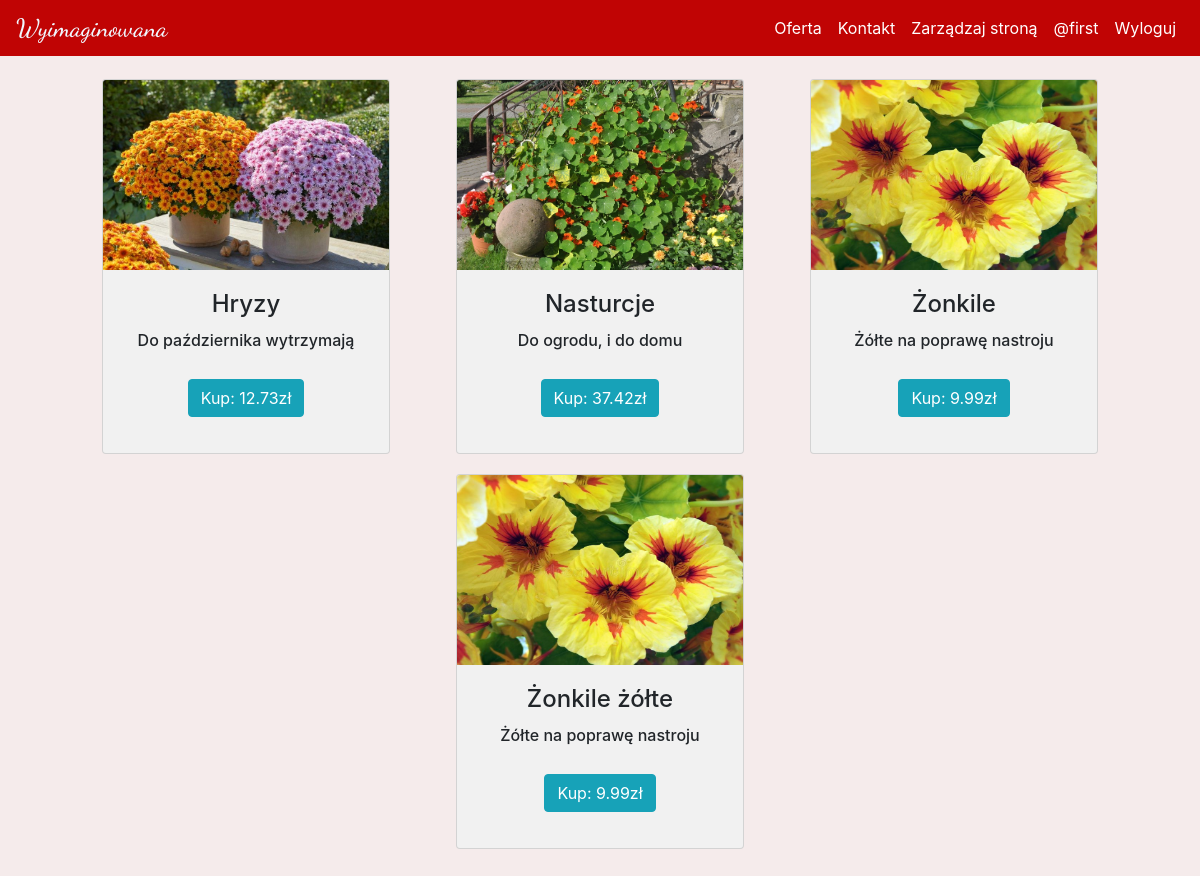
/oferta/Kwiaty/5 (signed in), run on the app's committed database.
### kwiaciarnia/models.py (models this page shows, shortened)
class User(db.Model, UserMixin):
    id = db.Column(db.Integer(), primary_key=True)
    username = db.Column(db.String(length=64), nullable= False, unique=True)
    email = db.Column(db.String(), nullable= False, unique=True)
    password_hash = db.Column(db.String(length=16), nullable= False)
    is_admin = db.Column(db.Boolean(), default=False)
    @property
    def password(self):
        return self.password

class Products(db.Model):
    id = db.Column(db.Integer(), primary_key=True)
    category = db.Column(db.Integer(), db.ForeignKey('product_category.id'))
    name = db.Column(db.String(), unique=True)
    description = db.Column(db.String())
    price = db.Column(db.Integer())

### kwiaciarnia/routes.py (the view, shortened to what this page needs)
@app.route('/oferta/<cat_name>/<id>', methods=["GET", "POST"])
def products(cat_name, id):
    products = Products.query.filter_by(category=id).all()
    products_category = Product_category.query.filter_by(name=cat_name).first()
    form = BuyForm()
    return render_template('products.html', products=products, products_category=products_category, form=form)

### kwiaciarnia/models.py (called while the page is built)
@login_manager.user_loader
def load_user(user_id):
    return User.query.get(int(user_id))

### kwiaciarnia/templates/products.html (shortened to what this page needs)
{% extends 'base.html' %}
{% block content %}
<div class="scrollmenu scrolly">
  {% for product in products %}
    <div class="card max-height padding-btm" style="width: 18rem;">
      {% if product.category == products_category.id %}
        <img class="card-img-top card-colour img-size" src="/static/uploads/products/{{product.id}}.png" alt="{{product.name}}" onerror="this.onerror=null;this.src='/static/uploads/logo/filler.png';">
      {% endif %}
      <div class="card-body padding-btm">
        <h4 class="card-title">{{product.name}}</h4>
        <h6 class="card-text">{{product.description|truncate(50)}}</h6>
        <button type="button" class="btn btn-info" data-toggle="modal" data-target="#Modal-MoreInfo-{{ product.id }}">
          Kup: {{product.price}}zł
        </button>
      </div>
    </div>
  {% endfor %}
</div>
{% endblock %}

### kwiaciarnia/templates/includes/navbar.html (shortened to what this page needs)
<nav class="navbar navbar-expand-md nav_bar navbar-dark ">
    <a class="navbar-brand" href="{{ url_for('home') }}">{% include 'includes/logo.html' %}</a>
    <div class="collapse navbar-collapse" id="navbarNav">
      <ul class="navbar-nav ml-auto">
        <li class="nav-item active">
            <a class="nav-link" href="{{ url_for('products_categories') }}">Oferta</a>
        </li>
        <li class="nav-item active">
            <a class="nav-link" href="{{ url_for('contact') }}">Kontakt</a>
        </li>
        {% if current_user.is_admin %}
            <li class="nav-item active">
                <a class="nav-link" href="{{ url_for('manage') }}">Zarządzaj stroną</a>
            </li>
        {% endif %}
        {% if current_user.is_authenticated  %}
            <li class="nav-item active">
                <a class="nav-link" href="{{ url_for('user_page', name=current_user.username) }}">@{{current_user.username}}</a>
            </li>
            <li class="nav-item active">
                <a class="nav-link" href="{{ url_for('logout') }}">Wyloguj</a>
            </li>
        {% else %}
            <li class="nav-item active">
                <a class="nav-link" href="{{ url_for('login') }}">Zaloguj</a>
            </li>
        {% endif %}
      </ul>
    </div>
</nav>

### kwiaciarnia/static/styles/main.css (style rules this page uses)
.nav_bar { background-color: #C00404; color: black; position: fixed; top: 0; width: 100%; z-index: 1; }
body { background-color: #f5ebeb; }
.scrolly { display: flex; flex-wrap: wrap; padding: 5px; }
.scrolly > div { background-color: #f1f1f1; width: 100px; margin: 10px; text-align: center; line-height: 75px; font-size: 30px; margin-left: auto; margin-right: auto; }
.img-size { width: 286px; height: 190px; }

### data on the page
User: username "first"
Products: shows a picture, name "Hryzy", description "Do października wytrzymają", price "12.73"
Products: shows a picture, name "Nasturcje", description "Do ogrodu, i do domu", price "37.42"
Products: name "Żonkile", description "Żółte na poprawę nastroju", price "9.99"
Products: name "Żonkile żółte", description "Żółte na poprawę nastroju", price "9.99"
